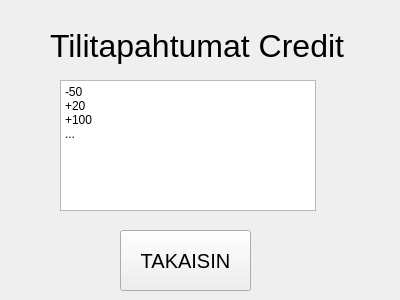
<?xml version="1.0" encoding="UTF-8"?>
<ui version="4.0">
 <class>TilitapahtumatCredit</class>
 <widget class="QWidget" name="TilitapahtumatCredit">
  <property name="geometry">
   <rect>
    <x>0</x>
    <y>0</y>
    <width>400</width>
    <height>300</height>
   </rect>
  </property>
  <property name="windowTitle">
   <string>Form</string>
  </property>
  <widget class="QLabel" name="label">
   <property name="geometry">
    <rect>
     <x>50</x>
     <y>10</y>
     <width>301</width>
     <height>71</height>
    </rect>
   </property>
   <property name="font">
    <font>
     <pointsize>24</pointsize>
    </font>
   </property>
   <property name="text">
    <string>Tilitapahtumat Credit</string>
   </property>
  </widget>
  <widget class="QTextBrowser" name="textBrowser">
   <property name="geometry">
    <rect>
     <x>60</x>
     <y>80</y>
     <width>256</width>
     <height>131</height>
    </rect>
   </property>
   <property name="html">
    <string>&lt;!DOCTYPE HTML PUBLIC &quot;-//W3C//DTD HTML 4.0//EN&quot; &quot;http://www.w3.org/TR/REC-html40/strict.dtd&quot;&gt;
&lt;html&gt;&lt;head&gt;&lt;meta name=&quot;qrichtext&quot; content=&quot;1&quot; /&gt;&lt;meta charset=&quot;utf-8&quot; /&gt;&lt;style type=&quot;text/css&quot;&gt;
p, li { white-space: pre-wrap; }
hr { height: 1px; border-width: 0; }
li.unchecked::marker { content: &quot;\2610&quot;; }
li.checked::marker { content: &quot;\2612&quot;; }
&lt;/style&gt;&lt;/head&gt;&lt;body style=&quot; font-family:'Segoe UI'; font-size:9pt; font-weight:400; font-style:normal;&quot;&gt;
&lt;p style=&quot; margin-top:0px; margin-bottom:0px; margin-left:0px; margin-right:0px; -qt-block-indent:0; text-indent:0px;&quot;&gt;-50&lt;/p&gt;
&lt;p style=&quot; margin-top:0px; margin-bottom:0px; margin-left:0px; margin-right:0px; -qt-block-indent:0; text-indent:0px;&quot;&gt;+20&lt;/p&gt;
&lt;p style=&quot; margin-top:0px; margin-bottom:0px; margin-left:0px; margin-right:0px; -qt-block-indent:0; text-indent:0px;&quot;&gt;+100&lt;/p&gt;
&lt;p style=&quot; margin-top:0px; margin-bottom:0px; margin-left:0px; margin-right:0px; -qt-block-indent:0; text-indent:0px;&quot;&gt;...&lt;/p&gt;&lt;/body&gt;&lt;/html&gt;</string>
   </property>
  </widget>
  <widget class="QPushButton" name="takaisinButton">
   <property name="geometry">
    <rect>
     <x>120</x>
     <y>230</y>
     <width>131</width>
     <height>61</height>
    </rect>
   </property>
   <property name="font">
    <font>
     <pointsize>15</pointsize>
    </font>
   </property>
   <property name="text">
    <string>TAKAISIN</string>
   </property>
  </widget>
 </widget>
 <resources/>
 <connections/>
</ui>
